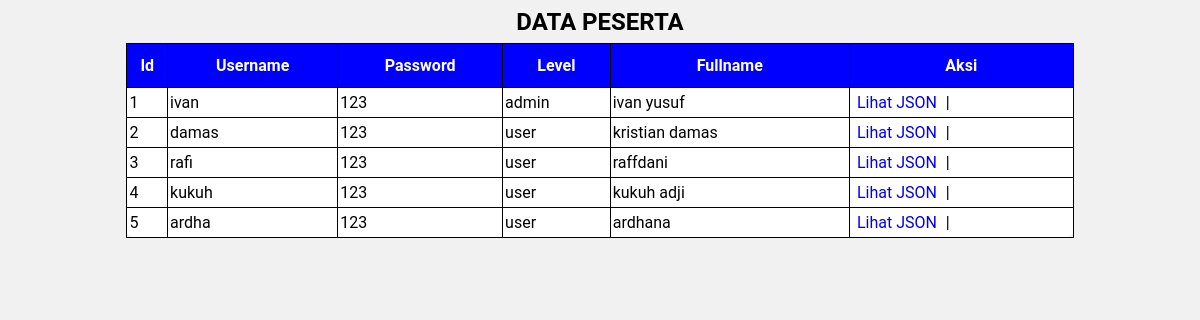
The page / on the database its author committed.
### tables this page shows
CREATE TABLE `tabel_kelas` (
  `id` int(50) NOT NULL,
  `username` varchar(50) NOT NULL,
  `password` varchar(50) NOT NULL,
  `level` varchar(50) NOT NULL,
  `fullname` varchar(50) NOT NULL
);

### index.php (the view, shortened to what this page needs)
<html>
<head>
  <link rel="stylesheet" href="styles.css">
</head>
<body>
  <div class="container">
    <h2><center>DATA PESERTA</center></h2>
    <table class="tabel" align="center">
  <tr>
    <th>Id</th>
    <th>Username</th>
    <th>Password</th>
    <th>Level</th>
    <th>Fullname</th>
    <th>Aksi</th>
  </tr></div>
  <?php
  include('koneksi.php');
  $sql_tampil ="SELECT * FROM tabel_kelas";
  $peserta=mysqli_query($conn,$sql_tampil);
  while($baris_data=mysqli_fetch_array($peserta,MYSQLI_ASSOC)){
    ?>
    <tr>
      <td><?php echo $baris_data['id']; ?></td>
      <td><?php echo $baris_data['username']; ?></td>
      <td><?php echo $baris_data['password']; ?></td>
      <td><?php echo $baris_data['level']; ?></td>
      <td><?php echo $baris_data['fullname']; ?></td>
      <td>
      <a class="edit" href="array_json.php?id=<?php echo $baris_data['id']; ?>">Lihat JSON</a> |
      </td>
    </tr>
<?php } ?>
</body>
</html>

### styles.css (style rules this page uses)
body { background-color: #f1f1f1; font-family: 'roboto'; }
.judul h1,h2,h3 { height: 15px; }
a { padding: 5px; text-decoration: none; }
table { background-color: white; border-radius: 10px; border-collapse: collapse; width: 80%; }
tr { margin-left: 14%; }
table th { border: 1px solid #000; padding: 2px; padding-top: 12px; padding-bottom: 12px; text-align: left; background-color: blue; color: white; text-align: center; }
table td { border: 1px solid #000; padding: 2px; padding-top: 5px; padding-bottom: 5px; text-align: left; color: black; }

### rows shown on the page
tabel_kelas: id "1", username "ivan", password "123", level "admin", fullname "ivan yusuf"
tabel_kelas: id "2", username "damas", password "123", level "user", fullname "kristian damas"
tabel_kelas: id "3", username "rafi", password "123", level "user", fullname "raffdani"
tabel_kelas: id "4", username "kukuh", password "123", level "user", fullname "kukuh adji"
tabel_kelas: id "5", username "ardha", password "123", level "user", fullname "ardhana"
